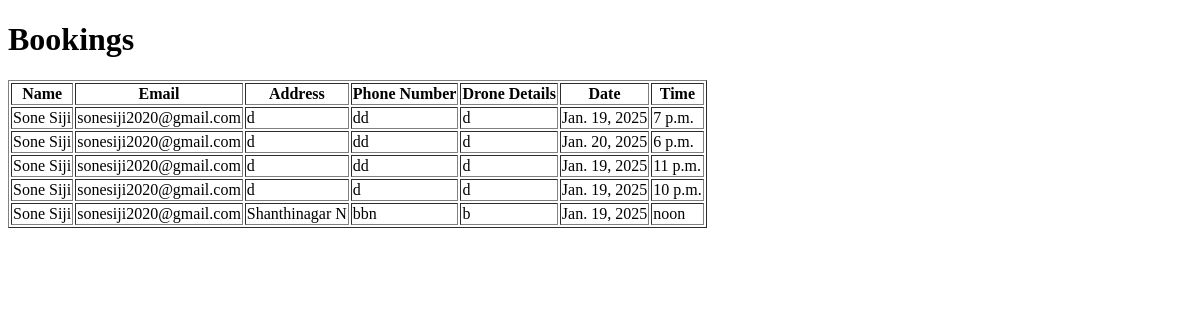
The page /view-bookings/ (signed in) on the database as committed earlier.
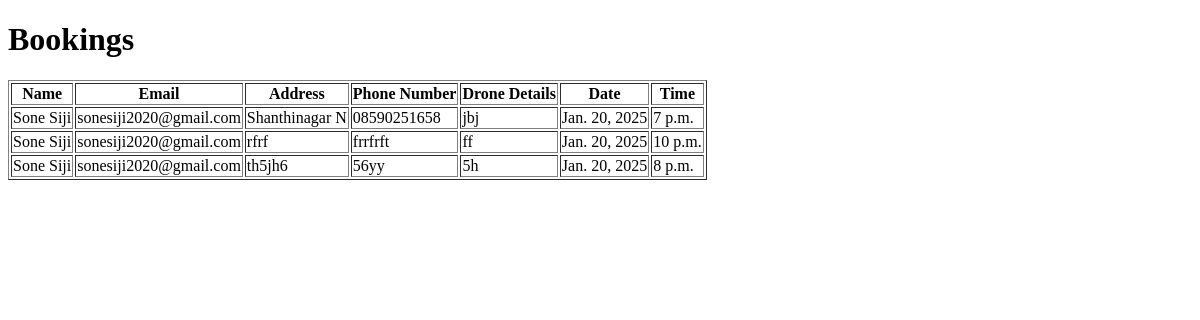
The same page on the database as committed later.
### myapp/models.py (models this page shows, shortened)
class UserBooking(models.Model):
    name = models.CharField(max_length=100)
    email = models.EmailField()
    address = models.TextField()
    phone_number = models.CharField(max_length=15)
    drone_details = models.TextField()
    slot = models.OneToOneField(BookingSlot, on_delete=models.CASCADE)
    slot_date = models.DateField(editable=False)  # New field to store slot date
    created_at = models.DateTimeField(default=now)
    class Meta:
        constraints = [
            models.UniqueConstraint(
                fields=["email", "phone_number", "slot_date"],
                name="unique_booking_per_day_per_user",
            )
        ]

class BookingSlot(models.Model):
    date = models.DateField()
    time = models.TimeField()
    is_booked = models.BooleanField(default=False)
    class Meta:
        constraints = [
            models.UniqueConstraint(fields=["date", "time"], name="unique_slot_per_datetime")
        ]

### myapp/views.py (the view)
# urls.py: path('view-bookings/', view_bookings, name='view_bookings'),  # View user bookings page
@login_required
def view_bookings(request):
    bookings = UserBooking.objects.select_related('slot').all()
    return render(request, 'view_bookings.html', {'bookings': bookings})

### myapp/templates/view_bookings.html (shortened to what this page needs)
<!DOCTYPE html>
<html>
<head>
</head>
<body>
    <h1>Bookings</h1>
    <table border="1">
        <thead>
            <tr>
                <th>Name</th>
                <th>Email</th>
                <th>Address</th>
                <th>Phone Number</th>
                <th>Drone Details</th>
                <th>Date</th>
                <th>Time</th>
            </tr>
        </thead>
        <tbody>
            {% for booking in bookings %}
            <tr>
                <td>{{ booking.name }}</td>
                <td>{{ booking.email }}</td>
                <td>{{ booking.address }}</td>
                <td>{{ booking.phone_number }}</td>
                <td>{{ booking.drone_details }}</td>
                <td>{{ booking.slot.date }}</td>
                <td>{{ booking.slot.time }}</td>
            </tr>
            {% endfor %}
        </tbody>
    </table>
</body>
</html>

Rows that differ between the two databases and show on the page:
removed UserBooking: name "Sone Siji", email "sonesiji2020@gmail.com", address "d", phone_number "dd", drone_details "d", slot "Jan. 19, 2025", slot.time "7 p.m."
removed UserBooking: name "Sone Siji", email "sonesiji2020@gmail.com", address "d", phone_number "dd", drone_details "d", slot "Jan. 20, 2025", slot.time "6 p.m."
removed UserBooking: name "Sone Siji", email "sonesiji2020@gmail.com", address "d", phone_number "dd", drone_details "d", slot "Jan. 19, 2025", slot.time "11 p.m."
removed UserBooking: name "Sone Siji", email "sonesiji2020@gmail.com", address "d", phone_number "d", drone_details "d", slot "Jan. 19, 2025", slot.time "10 p.m."
removed UserBooking: name "Sone Siji", email "sonesiji2020@gmail.com", address "Shanthinagar N", phone_number "bbn", drone_details "b", slot "Jan. 19, 2025", slot.time "noon"
added UserBooking: name "Sone Siji", email "sonesiji2020@gmail.com", address "Shanthinagar N", phone_number "08590251658", drone_details "jbj", slot "Jan. 20, 2025", slot.time "7 p.m."
added UserBooking: name "Sone Siji", email "sonesiji2020@gmail.com", address "rfrf", phone_number "frrfrft", drone_details "ff", slot "Jan. 20, 2025", slot.time "10 p.m."
added UserBooking: name "Sone Siji", email "sonesiji2020@gmail.com", address "th5jh6", phone_number "56yy", drone_details "5h", slot "Jan. 20, 2025", slot.time "8 p.m."
